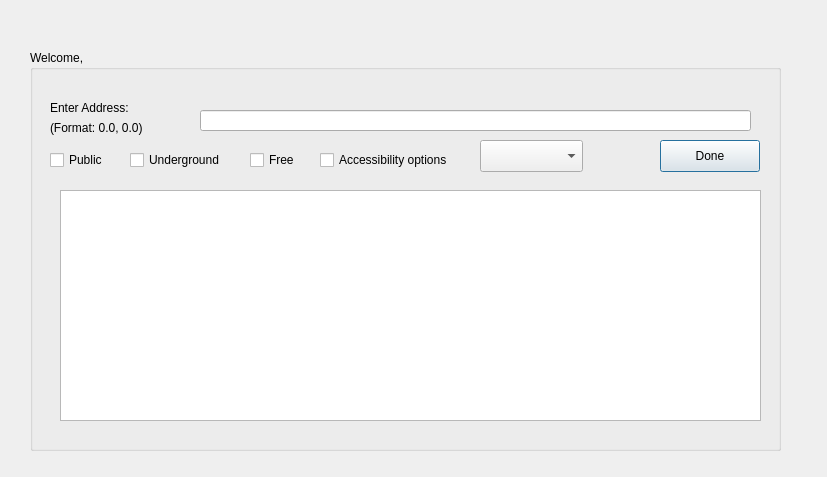
<?xml version="1.0" encoding="UTF-8"?>
<ui version="4.0">
 <class>findpark</class>
 <widget class="QDialog" name="findpark">
  <property name="geometry">
   <rect>
    <x>0</x>
    <y>0</y>
    <width>827</width>
    <height>477</height>
   </rect>
  </property>
  <property name="windowTitle">
   <string>Dialog</string>
  </property>
  <widget class="QGroupBox" name="groupBox">
   <property name="geometry">
    <rect>
     <x>30</x>
     <y>50</y>
     <width>751</width>
     <height>401</height>
    </rect>
   </property>
   <property name="title">
    <string>Welcome, </string>
   </property>
   <widget class="QLineEdit" name="latlongInput">
    <property name="geometry">
     <rect>
      <x>170</x>
      <y>60</y>
      <width>551</width>
      <height>21</height>
     </rect>
    </property>
   </widget>
   <widget class="QLabel" name="label">
    <property name="geometry">
     <rect>
      <x>20</x>
      <y>50</y>
      <width>111</width>
      <height>16</height>
     </rect>
    </property>
    <property name="text">
     <string>Enter Address:</string>
    </property>
   </widget>
   <widget class="QComboBox" name="comboBox">
    <property name="geometry">
     <rect>
      <x>450</x>
      <y>90</y>
      <width>103</width>
      <height>32</height>
     </rect>
    </property>
   </widget>
   <widget class="QListView" name="listView">
    <property name="geometry">
     <rect>
      <x>30</x>
      <y>140</y>
      <width>701</width>
      <height>231</height>
     </rect>
    </property>
   </widget>
   <widget class="QLabel" name="nameLabel">
    <property name="geometry">
     <rect>
      <x>70</x>
      <y>0</y>
      <width>58</width>
      <height>16</height>
     </rect>
    </property>
    <property name="text">
     <string/>
    </property>
   </widget>
   <widget class="QCheckBox" name="publicButton">
    <property name="geometry">
     <rect>
      <x>20</x>
      <y>100</y>
      <width>71</width>
      <height>20</height>
     </rect>
    </property>
    <property name="text">
     <string>Public</string>
    </property>
   </widget>
   <widget class="QCheckBox" name="undergroundButton">
    <property name="geometry">
     <rect>
      <x>100</x>
      <y>100</y>
      <width>101</width>
      <height>20</height>
     </rect>
    </property>
    <property name="text">
     <string>Underground</string>
    </property>
   </widget>
   <widget class="QCheckBox" name="freeButton">
    <property name="geometry">
     <rect>
      <x>220</x>
      <y>100</y>
      <width>61</width>
      <height>20</height>
     </rect>
    </property>
    <property name="text">
     <string>Free</string>
    </property>
   </widget>
   <widget class="QCheckBox" name="accessibilityButton">
    <property name="geometry">
     <rect>
      <x>290</x>
      <y>100</y>
      <width>151</width>
      <height>20</height>
     </rect>
    </property>
    <property name="text">
     <string>Accessibility options</string>
    </property>
   </widget>
   <widget class="QPushButton" name="pushButton">
    <property name="geometry">
     <rect>
      <x>630</x>
      <y>90</y>
      <width>100</width>
      <height>32</height>
     </rect>
    </property>
    <property name="text">
     <string>Done</string>
    </property>
   </widget>
   <widget class="QLabel" name="nameLabel_2">
    <property name="geometry">
     <rect>
      <x>110</x>
      <y>10</y>
      <width>58</width>
      <height>16</height>
     </rect>
    </property>
    <property name="text">
     <string/>
    </property>
   </widget>
   <widget class="QLabel" name="label_2">
    <property name="geometry">
     <rect>
      <x>20</x>
      <y>70</y>
      <width>111</width>
      <height>16</height>
     </rect>
    </property>
    <property name="text">
     <string>(Format: 0.0, 0.0)</string>
    </property>
   </widget>
  </widget>
 </widget>
 <resources/>
 <connections/>
</ui>
